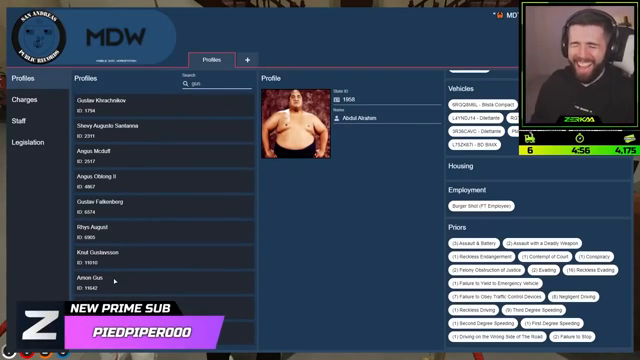
#> input picture frame 308 of research/gta_study/samples/3EdlqLrPsn8.mp4, 640 x 360 px, given in place of live_cca7da2f_1794728815_57077ce1.mp4, which was not available
$ python test_thumb.py   (older library calls are emulated)
#> lines starting #> are read from the running program, lines starting #| are printed output that depends on the picture; long printed decimals are rounded
import cv2
import numpy as np
from PIL import Image, ImageDraw, ImageFont, ImageEnhance, ImageFilter
from pathlib import Path

video_path = "/Users/luv/.gemini/antigravity/scratch/supoclip/backend/clips/live_cca7da2f_1794728815_57077ce1.mp4"
output_path = "/Users/luv/.gemini/antigravity/brain/f8c2c488-830f-4375-9e1e-3e37c7a0d8a2/xqc_95_viral_thumbnail.jpg"

cap = cv2.VideoCapture(video_path)
fps = cap.get(cv2.CAP_PROP_FPS) or 30.0
total_frames = int(cap.get(cv2.CAP_PROP_FRAME_COUNT))
duration = total_frames / fps

print(f"Video duration: {duration:.2f}s, total frames: {total_frames}")

# Midpoint climax window: 38% to 55%
start_f = int(total_frames * 0.35)
end_f = int(total_frames * 0.60)

face_cascade = cv2.CascadeClassifier(cv2.data.haarcascades + 'haarcascade_frontalface_default.xml')

best_frame = None
best_score = -1
best_sec = 0

step = max(1, int(fps * 0.5)) # sample every 0.5s

for f_idx in range(start_f, end_f, step):
    cap.set(cv2.CAP_PROP_POS_FRAMES, f_idx)
    ret, frame = cap.read()
    if not ret:
        continue

    gray = cv2.cvtColor(frame, cv2.COLOR_BGR2GRAY)
    # sharpness
    sharpness = cv2.Laplacian(gray, cv2.CV_64F).var()

    # faces
    faces = face_cascade.detectMultiScale(gray, scaleFactor=1.1, minNeighbors=4, minSize=(60, 60))
    face_score = len(faces) * 500
    if len(faces) > 0:
        # size of largest face
        w_max = max(w * h for (x, y, w, h) in faces)
        face_score += w_max

    score = face_score + sharpness
    if score > best_score:
        best_score = score
        best_frame = frame.copy()
        best_sec = f_idx / fps
#> this loop made 15 passes
#> (sharpness, score, best_score) on passes 1, 8, 9: (2035.7, 2035.7, 2035.7), (2038.3, 2038.3, 2038.3), (2043.2, 2043.2, 2043.2)
#> (sharpness, score) on passes 2 to 7: (2033, 2033), (2031.8, 2031.8), (2030.4, 2030.4), (2027.5, 2027.5), (2022.9, 2022.9), (2034.2, 2034.2)
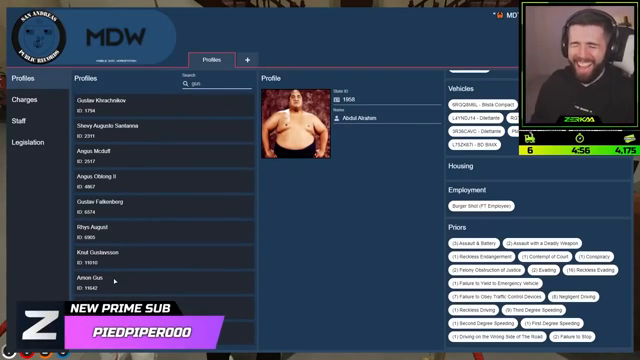
#> input picture frame 308 of research/gta_study/samples/3EdlqLrPsn8.mp4, 640 x 360 px, given in place of live_cca7da2f_1794728815_57077ce1.mp4, which was not available
#> pass 1, `gray = cv2.cvtColor(frame, cv2.COLOR_BGR2GRAY)`:
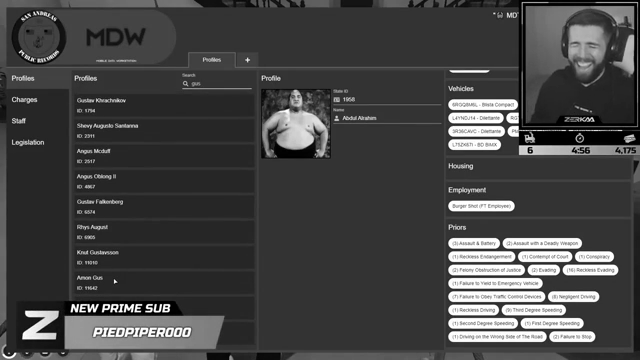
#> gray: shape (360, 640); min 0, max 255, mean 68.5
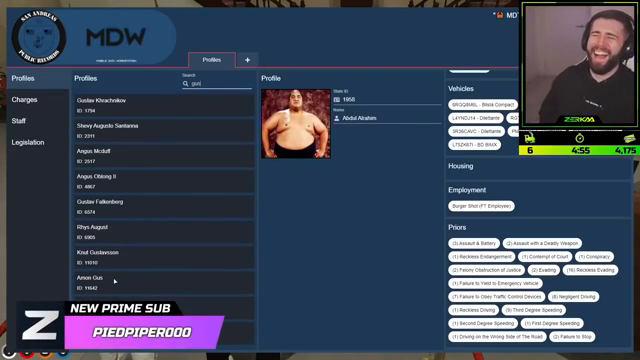
#> input picture frame 323 of research/gta_study/samples/3EdlqLrPsn8.mp4, 640 x 360 px, given in place of live_cca7da2f_1794728815_57077ce1.mp4, which was not available
#> after the loop:
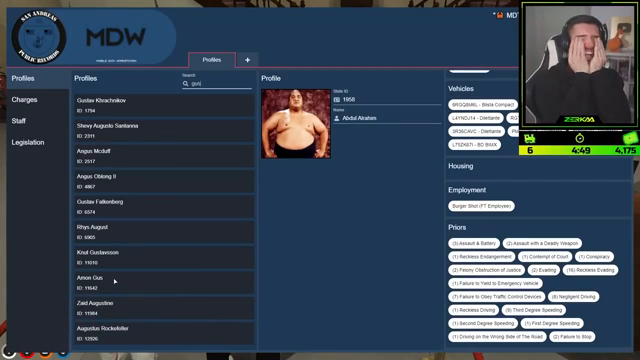
#> frame: shape (360, 640, 3); mean B, G, R 83.4, 68.1, 54.7
#> after the loop:
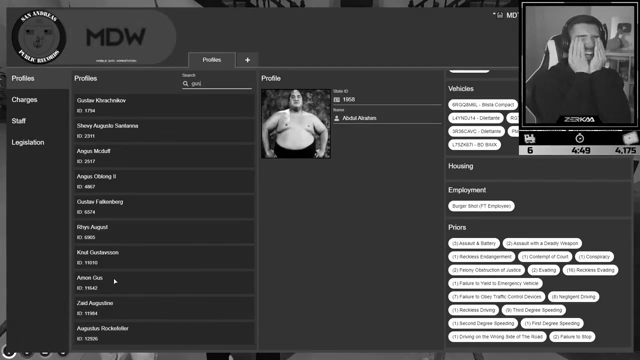
#> gray: shape (360, 640); min 0, max 255, mean 66
#> after the loop, best_score = 2043.2; best_sec = 14.27

cap.release()
print(f"Best frame picked at {best_sec:.2f}s with score {best_score}")
#| Best frame picked at 14.27s with score 2043.222

if best_frame is None:
    raise RuntimeError("Could not find suitable frame")

# Convert to PIL
rgb_frame = cv2.cvtColor(best_frame, cv2.COLOR_BGR2RGB)
img = Image.fromarray(rgb_frame)

# Resize/pad to vertical 1080x1920 if needed
w, h = img.size
#> w = 640; h = 360
if (w, h) != (1080, 1920):
    img = img.resize((1080, 1920), Image.Resampling.LANCZOS)
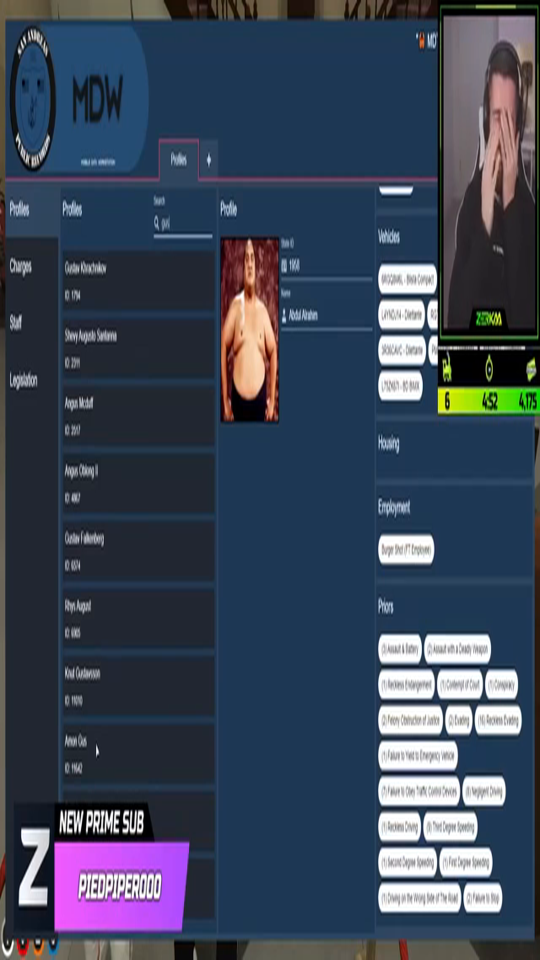
#> img: PIL image 1080x1920 RGB (shown at 1/2 size); mean R, G, B 59.1, 69.6, 88

# Color Grading: Boost vibrance & saturation (+25%), contrast (+15%)
sat_enhancer = ImageEnhance.Color(img)
img = sat_enhancer.enhance(1.30)

con_enhancer = ImageEnhance.Contrast(img)
img = con_enhancer.enhance(1.15)
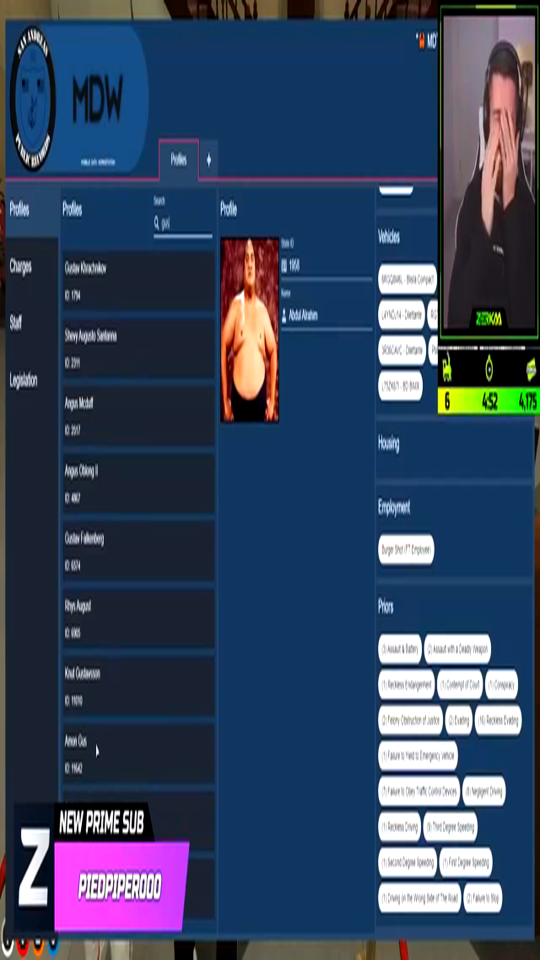
#> img: PIL image 1080x1920 RGB (shown at 1/2 size); mean R, G, B 52.7, 68.7, 94.9

# High-CTR Overlay:
# Text: "HE BROKE HIS DESK?!"
draw = ImageDraw.Draw(img)

# Try Impact font
font_path = "/System/Library/Fonts/Supplemental/Impact.ttf"
font_size = 110
font = ImageFont.truetype(font_path, font_size)

text_lines = ["HE BROKE", "HIS DESK?!"]
text_color = (255, 230, 0) # Electric Yellow #FFE600
stroke_color = (0, 0, 0)
stroke_width = 10

# Position in upper-third safe zone (Y: 280-450)
cur_y = 300
for line in text_lines:
    bbox = draw.textbbox((0, 0), line, font=font, stroke_width=stroke_width)
    text_w = bbox[2] - bbox[0]
    text_h = bbox[3] - bbox[1]
    text_x = (1080 - text_w) // 2

    # Draw drop shadow
    shadow_offset = 12
    draw.text((text_x + shadow_offset, cur_y + shadow_offset), line, font=font, fill=(0, 0, 0, 200), stroke_width=stroke_width, stroke_fill=(0, 0, 0))
    # Draw main text with heavy stroke
    draw.text((text_x, cur_y), line, font=font, fill=text_color, stroke_width=stroke_width, stroke_fill=stroke_color)
    cur_y += text_h + 30
#> this loop made 2 passes
#> (bbox, text_w, text_h, text_x, cur_y) on passes 1 to 2: ((-10, 11, 577, 115), 587, 104, 246, 434), ((-10, 11, 629, 115), 639, 104, 220, 568)
#> after the loop, cur_y = 568

# Add a red accent reaction pill at the bottom of the text
accent_font = ImageFont.truetype("/System/Library/Fonts/Supplemental/Arial Bold.ttf", 46)
accent_text = "💥 INSTANT KARMA 💀"
accent_bbox = draw.textbbox((0, 0), accent_text, font=accent_font)
#> accent_bbox = (0, 8, 459, 52)
aw = accent_bbox[2] - accent_bbox[0]
#> aw = 459
ah = accent_bbox[3] - accent_bbox[1]
#> ah = 44
ax = (1080 - aw) // 2
#> ax = 310
ay = cur_y + 10
#> ay = 578

# Draw pill background (Red #E50914)
pad_x = 35
pad_y = 15
pill_box = [ax - pad_x, ay - pad_y, ax + aw + pad_x, ay + ah + pad_y]
#> pill_box = [275, 563, 804, 637]
draw.rounded_rectangle(pill_box, radius=25, fill=(229, 9, 20), outline=(255, 255, 255), width=4)
draw.text((ax, ay), accent_text, font=accent_font, fill=(255, 255, 255))

# Save image
img.save(output_path, "JPEG", quality=95)
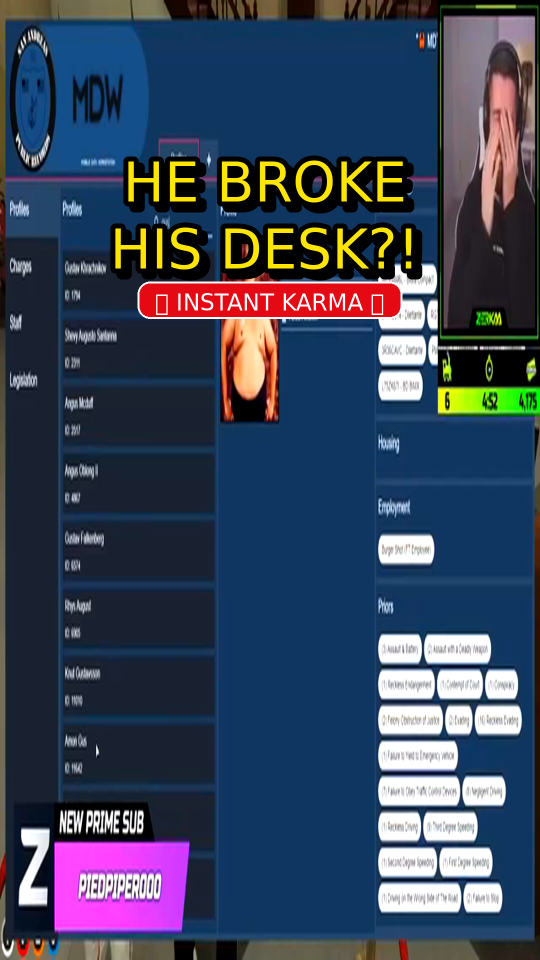
#> saved as xqc_95_viral_thumbnail.jpg: PIL image 1080x1920 RGB (shown at 1/2 size); mean R, G, B 57.1, 68.4, 89.2
print(f"Thumbnail saved successfully to {output_path}")

$ run again, starting later in the video
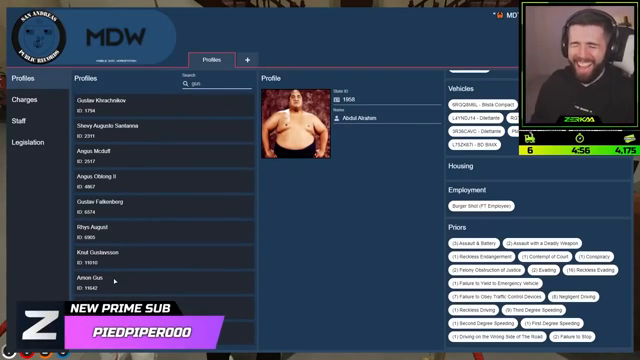
#> input picture frame 308 of research/gta_study/samples/3EdlqLrPsn8.mp4, 640 x 360 px, given in place of live_cca7da2f_1794728815_57077ce1.mp4, which was not available
#> the loop `for f_idx in range(start_f, end_f, step):` made 15 passes
#> (sharpness, score, best_score) on passes 1, 8, 9: (2035.7, 2035.7, 2035.7), (2038.3, 2038.3, 2038.3), (2043.2, 2043.2, 2043.2)
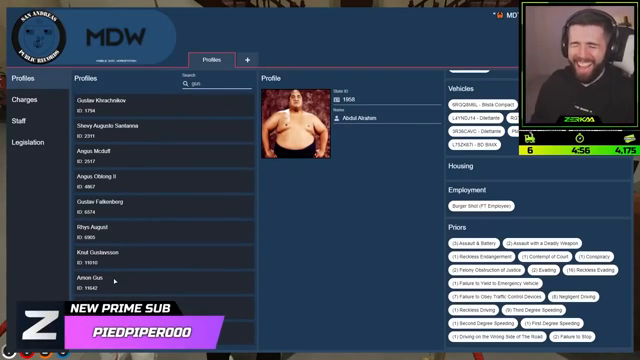
#> input picture frame 308 of research/gta_study/samples/3EdlqLrPsn8.mp4, 640 x 360 px, given in place of live_cca7da2f_1794728815_57077ce1.mp4, which was not available
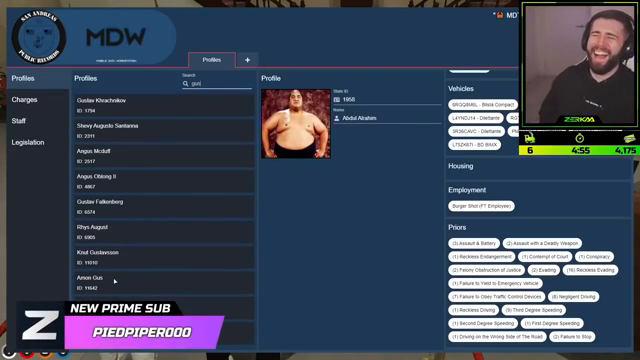
#> input picture frame 323 of research/gta_study/samples/3EdlqLrPsn8.mp4, 640 x 360 px, given in place of live_cca7da2f_1794728815_57077ce1.mp4, which was not available
#> after the loop `for f_idx in range(start_f, end_f, step):`: best_score = 2043.2; best_sec = 14.27
#| Best frame picked at 14.27s with score 2043.222
#> the loop `for line in text_lines:` made 2 passes
#> (bbox, text_w, text_h, text_x, cur_y) on passes 1 to 2: ((-10, 11, 577, 115), 587, 104, 246, 434), ((-10, 11, 629, 115), 639, 104, 220, 568)
#> after the loop `for line in text_lines:`: cur_y = 568
#> accent_bbox = (0, 8, 459, 52)
#> aw = 459
#> ah = 44
#> ax = 310
#> ay = 578
#> pill_box = [275, 563, 804, 637]

$ run again, starting later in the video
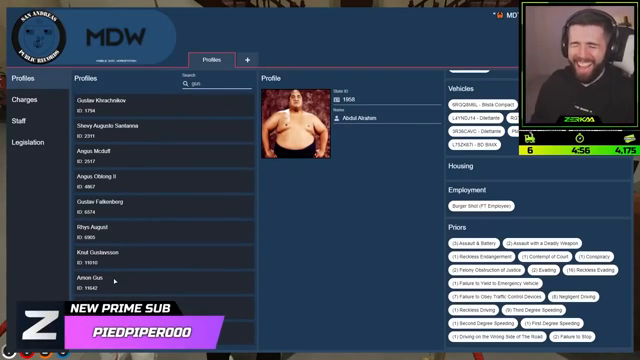
#> input picture frame 308 of research/gta_study/samples/3EdlqLrPsn8.mp4, 640 x 360 px, given in place of live_cca7da2f_1794728815_57077ce1.mp4, which was not available
#> the loop `for f_idx in range(start_f, end_f, step):` made 15 passes
#> (sharpness, score, best_score) on passes 1, 8, 9: (2035.7, 2035.7, 2035.7), (2038.3, 2038.3, 2038.3), (2043.2, 2043.2, 2043.2)
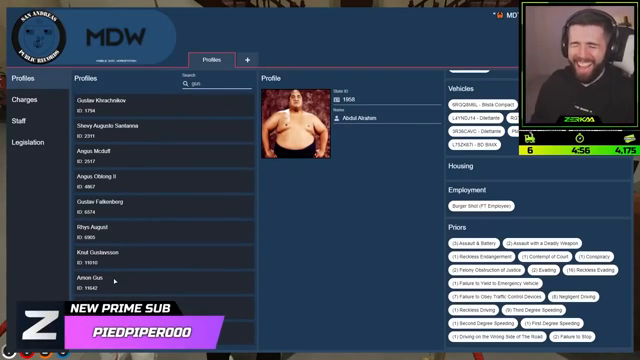
#> input picture frame 308 of research/gta_study/samples/3EdlqLrPsn8.mp4, 640 x 360 px, given in place of live_cca7da2f_1794728815_57077ce1.mp4, which was not available
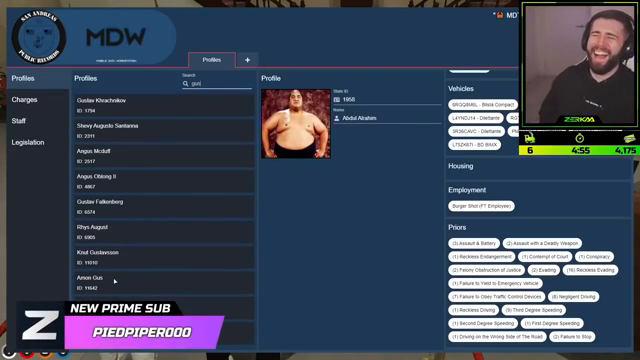
#> input picture frame 323 of research/gta_study/samples/3EdlqLrPsn8.mp4, 640 x 360 px, given in place of live_cca7da2f_1794728815_57077ce1.mp4, which was not available
#> after the loop `for f_idx in range(start_f, end_f, step):`: best_score = 2043.2; best_sec = 14.27
#| Best frame picked at 14.27s with score 2043.222
#> the loop `for line in text_lines:` made 2 passes
#> (bbox, text_w, text_h, text_x, cur_y) on passes 1 to 2: ((-10, 11, 577, 115), 587, 104, 246, 434), ((-10, 11, 629, 115), 639, 104, 220, 568)
#> after the loop `for line in text_lines:`: cur_y = 568
#> accent_bbox = (0, 8, 459, 52)
#> aw = 459
#> ah = 44
#> ax = 310
#> ay = 578
#> pill_box = [275, 563, 804, 637]
